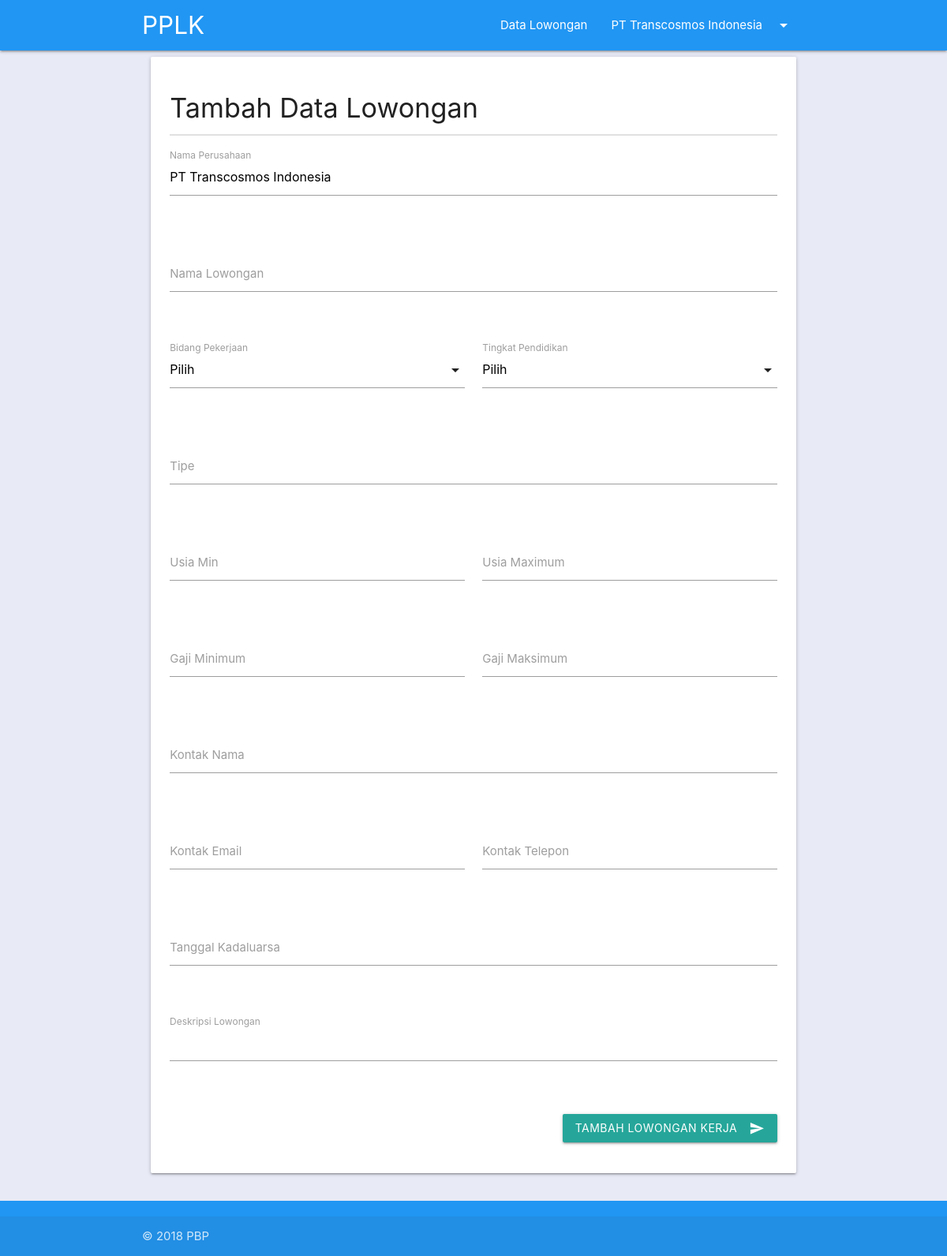
The page /tambah_data_lowongan.php (signed in) on the database its author committed.
### tables this page shows
CREATE TABLE `perusahaan` (
  `idperusahaan` int(11) NOT NULL,
  `nama` varchar(50) NOT NULL,
  `password` varchar(255) NOT NULL,
  `nama_pemilik` varchar(50) NOT NULL,
  `alamat` text NOT NULL,
  `kota` varchar(50) NOT NULL,
  `email` varchar(50) NOT NULL,
  `no_telp` varchar(50) NOT NULL,
  `tgl_daftar` date DEFAULT NULL
);

### classes/Session.php (called while the page is built, shortened)
<?php
class Session{
  public static function isOn($nama){
    return (isset($_SESSION[$nama])) ? true : false ;
  }
  public static function getSession($nama)
  {
    return $_SESSION[$nama];
  }
}
?>

### classes/Database.php (called while the page is built, shortened)
<?php
class Database
{
  private static $connection = null;
  private $mysqli,
          $HOST = 'localhost',
          $USER = 'root',
          $PASSWORD = '',
          $DBNAME = 'pbp_pplk';
  function __construct()
  {
    $this->mysqli = new mysqli($this->HOST, $this->USER, $this->PASSWORD, $this->DBNAME);
  }
  public static function getConnection(){
    if(!isset(self::$connection))
    {
      self::$connection = new Database();
    }
    return self::$connection;
  }
  public function get_info ($table, $column, $value)
  {
    if(!is_int($value))
    {
      $value = "'". $value ."'";
      $query = "SELECT * FROM $table WHERE $column = $value";
      $result = $this->mysqli->query($query);
      while($row = $result->fetch_assoc())
      {
        return $row;
      }
    }
  }
}
 ?>

### core/Init.php (called while the page is built, shortened)
<?php
$perusahaan = new Perusahaan();
if(Session::isOn('perusahaan'))
{
 $perusahaan_data = $perusahaan->get_data_email(Session::getSession('perusahaan'));
}
?>

### classes/Perusahaan.php (called while the page is built, shortened)
<?php
class Perusahaan
{
  private $_db;
  function __construct()
  {
    $this->_db = Database::getConnection();
  }
  public function check_email($email)
  {
    $data = $this->_db->get_info('perusahaan','email',$email);
    if(empty($data)) return false;
    else return true;
  }
  public function get_data_email($email)
  {
    if($this->check_email($email))
    {
      return $this->_db->get_info('perusahaan','email',$email);
    } else
    {
      return die('Nama user tidak terdaftar');
    }
  }
}
 ?>

### classes/Input.php (called while the page is built, shortened)
<?php
class Input
{
  public static function get($name)
  {
    return false;
  }
}
 ?>

### tambah_data_lowongan.php (the view, shortened to what this page needs)
<?php
require_once "core/init.php";
require_once "template/header.php"
?>
<main>
<div class="container">
  <div class="row">
    <div class="col l12 m12 s12">
      <div class="card-panel">
        <h4>Tambah Data Lowongan</h4>
        <div class="divider"></div>
        <form class="section" id="formTambahLowongan" action="tambah_data_lowongan.php" method="post">
          <div class="row">
            <div class="input-field col s12">
              <label for="nama_perusahaan">Nama Perusahaan</label>
              <input id="nama_perusahaan" name="nama_perusahaan" type="text" value="<?php echo $perusahaan_data['nama'] ?>" readonly>
              <span class="helper-text main" data-error="" data-success=""></span>
            </div>
          </div>
          <div class="row">
            <div class="input-field col s12">
              <label for="nama">Nama Lowongan</label>
              <input id="nama" name="nama" type="text" value="<?php echo Input::get('nama') ?>" autofocus>
              <span class="helper-text main" data-error="" data-success=""></span>
            </div>
          </div>
          <div class="row">
            <div class="input-field col s6">
              <label>Bidang Pekerjaan</label>
              <span class="helper-text main" data-error="" data-success=""></span>
            </div>
            <div class="input-field col s6">
              <label>Tingkat Pendidikan</label>
              <span class="helper-text main" data-error="" data-success=""></span>
            </div>
          </div>
          <div class="row">
            <div class="input-field col s12">
              <label for="tipe">Tipe</label>
              <input id="tipe" name="tipe" type="text" value="<?php echo Input::get('tipe') ?>">
              <span class="helper-text main" data-error="" data-success=""></span>
            </div>
          </div>
          <div class="row">
            <div class="input-field col s6">
              <label for="usia_min">Usia Min</label>
              <input id="usia_min" name="usia_min" type="number" class="validate" type="number"  min="0" max="80" value="<?php echo Input::get('usia_min') ?>">
              <span class="helper-text main" data-error="" data-success=""></span>
            </div>
            <div class="input-field col s6">
              <label for="usia_max">Usia Maximum</label>
              <input id="usia_max" name="usia_max" type="number" class="validate" type="number"  min="0" max="80" value="<?php echo Input::get('usia_max') ?>">
              <span class="helper-text main" data-error="" data-success=""></span>
            </div>
          </div>
          <div class="row">
            <div class="input-field col l6">
              <label for="gaji_min">Gaji Minimum</label>
              <input id="gaji_min" name="gaji_min" type="number" class="validate" type="number"  min="0" max="100000000" step="100000" value="<?php echo Input::get('gaji_min') ?>">
              <span class="helper-text main" data-error="" data-success=""></span>
            </div>
            <div class="input-field col l6">
              <label for="gaji_max">Gaji Maksimum</label>
              <input id="gaji_max" name="gaji_max" type="number" class="validate" type="number"  min="0" max="100000000" step="100000" value="<?php echo Input::get('gaji_max') ?>">
              <span class="helper-text main" data-error="" data-success=""></span>
            </div>
          </div>
          <div class="row">
            <div class="input-field col s12">
              <label for="nama_cp">Kontak Nama</label>
              <input id="nama_cp" name="nama_cp" type="text" value="<?php echo Input::get('nama_cp') ?>">
              <span class="helper-text main" data-error="" data-success=""></span>
            </div>
          </div>
          <div class="row">
            <div class="input-field col s6">
              <label for="email_cp">Kontak Email</label>
              <input id="email_cp" name="email_cp" type="email" value="<?php echo Input::get('email_cp') ?>">
              <span class="helper-text main" data-error="" data-success=""></span>
            </div>
            <div class="input-field col s6">
              <label for="no_telp_cp">Kontak Telepon</label>
              <input id="no_telp_cp" name="no_telp_cp" type="text"  value="<?php echo Input::get('no_telp_cp') ?>">
              <span class="helper-text main" data-error="" data-success=""></span>
            </div>
          </div>
          <div class="row">
            <div class="input-field col s12">
                <label for="tgl_expired">Tanggal Kadaluarsa</label>
                <input id="tgl_expired" name="tgl_expired" type="text" class="datepicker"  value="<?php echo Input::get('tgl_expired') ?>">
                <span class="helper-text main" data-error="" data-success=""></span>
            </div>
          </div>
          <div class="row">
            <div class="input-field col s12">
                <label for="deskripsi_loker">Deskripsi Lowongan</label>
                <textarea id="deskripsi_loker" name="deskripsi_loker" class="materialize-textarea"> <?php echo Input::get('email_cp') ?></textarea>
                <span class="helper-text main" data-error="" data-success=""></span>
            </div>
          </div>
          <div class="right-align">
            <button type="submit" value="tambah_data_lowongan" name="tambah_data_lowongan" class="btn" > Tambah Lowongan Kerja
              <i class="material-icons right">send</i>
            </button>
          </div>
        </form>
      </div>
    </div>
  </div>
</div>
</main>
<?php require_once "template/footer.php"; ?>

### template/header.php (shortened to what this page needs)
<!DOCTYPE html>
<html lang="en" dir="ltr">
  <head>
    <link rel="stylesheet" href="assets/css/materialize.min.css">
    <link href="assets/css/tema.css" rel="stylesheet">
  </head>
  <body class="indigo lighten-5">
    <header>
      <nav class="serious-error">
          <div class="container nav-wrapper ">
            <a href="#!" class="brand-logo">PPLK</a>
            <ul class="right hide-on-med-and-down">
              <?php if(Session::isOn('perusahaan')){?>
              <li><a href="data_lowongan.php">Data Lowongan</a></li>
              <li><a class="dropdown-trigger" href="#!" data-target="dropdown1"><?php echo $perusahaan->get_data_email(Session::getSession('perusahaan'))['nama'] ?><i class="material-icons right">arrow_drop_down</i></a></li>
              <?php } else {?>
              <li><a href="pendaftaran_pencaker.php">Pendaftaran Pencaker</a></li>
              <li><a href="pendaftaran_perusahaan.php">Pendaftaran Perusahaan</a></li>
              <li><a href="masuk.php">Masuk</a></li>
              <?php } ?>
            </ul>
          </div>
        </nav>
    </header>

### assets/css/tema.css (style rules this page uses)
body { display: flex; min-height: 100vh; flex-direction: column; }
main { flex: 1 0 auto; }
nav,footer { background-color: #2196F3 !important; }

### rows shown on the page
perusahaan: nama "PT Transcosmos Indonesia", nama_perusahaan "PT Transcosmos Indonesia"
